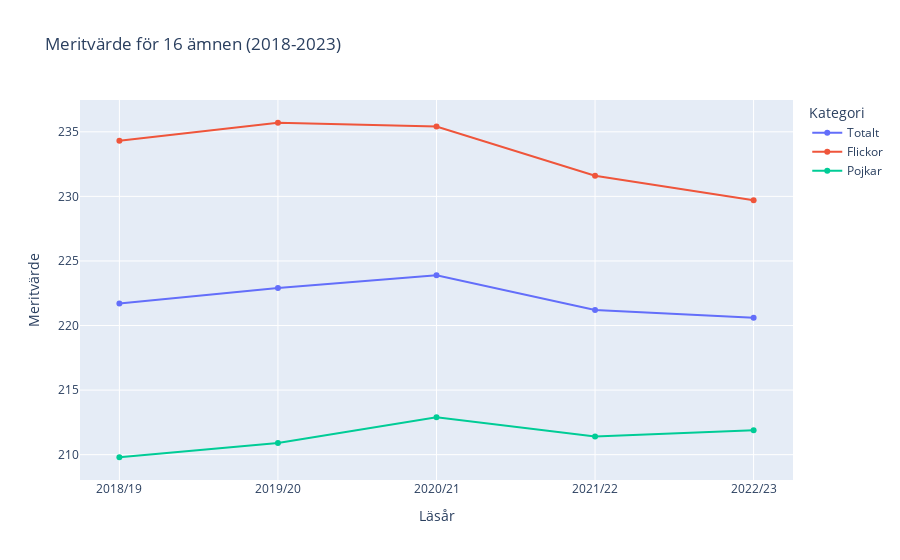

This figure's notebook cell:
### Code cell
#Plotting 

# Skapa linjediagram
fig = px.line(data, x="Läsår", y=["Totalt", "Flickor", "Pojkar"],
              markers=True, 
              title="Meritvärde för 16 ämnen (2018-2023)",
              labels={"value": "Meritvärde", "variable": "Kategori"})

# Save diagram as an HTML-file
fig.write_html("Visualiseringar/meritvarde_16_ämnen.html")

# show
fig.show()

### Figure 1 — Plotly figure (JSON) as saved in the notebook; plotly's stock layout.template omitted (floating-point values rounded to 4 significant figures)
{"data": [{"hovertemplate": "Kategori=Totalt<br>Läsår=%{x}<br>Meritvärde=%{y}<extra></extra>", "legendgroup": "Totalt", "line": {"color": "#636efa", "dash": "solid"}, "marker": {"symbol": "circle"}, "mode": "lines+markers", "name": "Totalt", "orientation": "v", "showlegend": true, "type": "scatter", "x": ["2018/19", "2019/20", "2020/21", "2021/22", "2022/23"], "xaxis": "x", "y": [221.7, 222.9, 223.9, 221.2, 220.6], "yaxis": "y"}, {"hovertemplate": "Kategori=Flickor<br>Läsår=%{x}<br>Meritvärde=%{y}<extra></extra>", "legendgroup": "Flickor", "line": {"color": "#EF553B", "dash": "solid"}, "marker": {"symbol": "circle"}, "mode": "lines+markers", "name": "Flickor", "orientation": "v", "showlegend": true, "type": "scatter", "x": ["2018/19", "2019/20", "2020/21", "2021/22", "2022/23"], "xaxis": "x", "y": [234.3, 235.7, 235.4, 231.6, 229.7], "yaxis": "y"}, {"hovertemplate": "Kategori=Pojkar<br>Läsår=%{x}<br>Meritvärde=%{y}<extra></extra>", "legendgroup": "Pojkar", "line": {"color": "#00cc96", "dash": "solid"}, "marker": {"symbol": "circle"}, "mode": "lines+markers", "name": "Pojkar", "orientation": "v", "showlegend": true, "type": "scatter", "x": ["2018/19", "2019/20", "2020/21", "2021/22", "2022/23"], "xaxis": "x", "y": [209.8, 210.9, 212.9, 211.4, 211.9], "yaxis": "y"}], "layout": {"legend": {"title": {"text": "Kategori"}, "tracegroupgap": 0}, "title": {"text": "Meritvärde för 16 ämnen (2018-2023)"}, "xaxis": {"anchor": "y", "domain": [0, 1], "title": {"text": "Läsår"}}, "yaxis": {"anchor": "x", "domain": [0, 1], "title": {"text": "Meritvärde"}}}}
